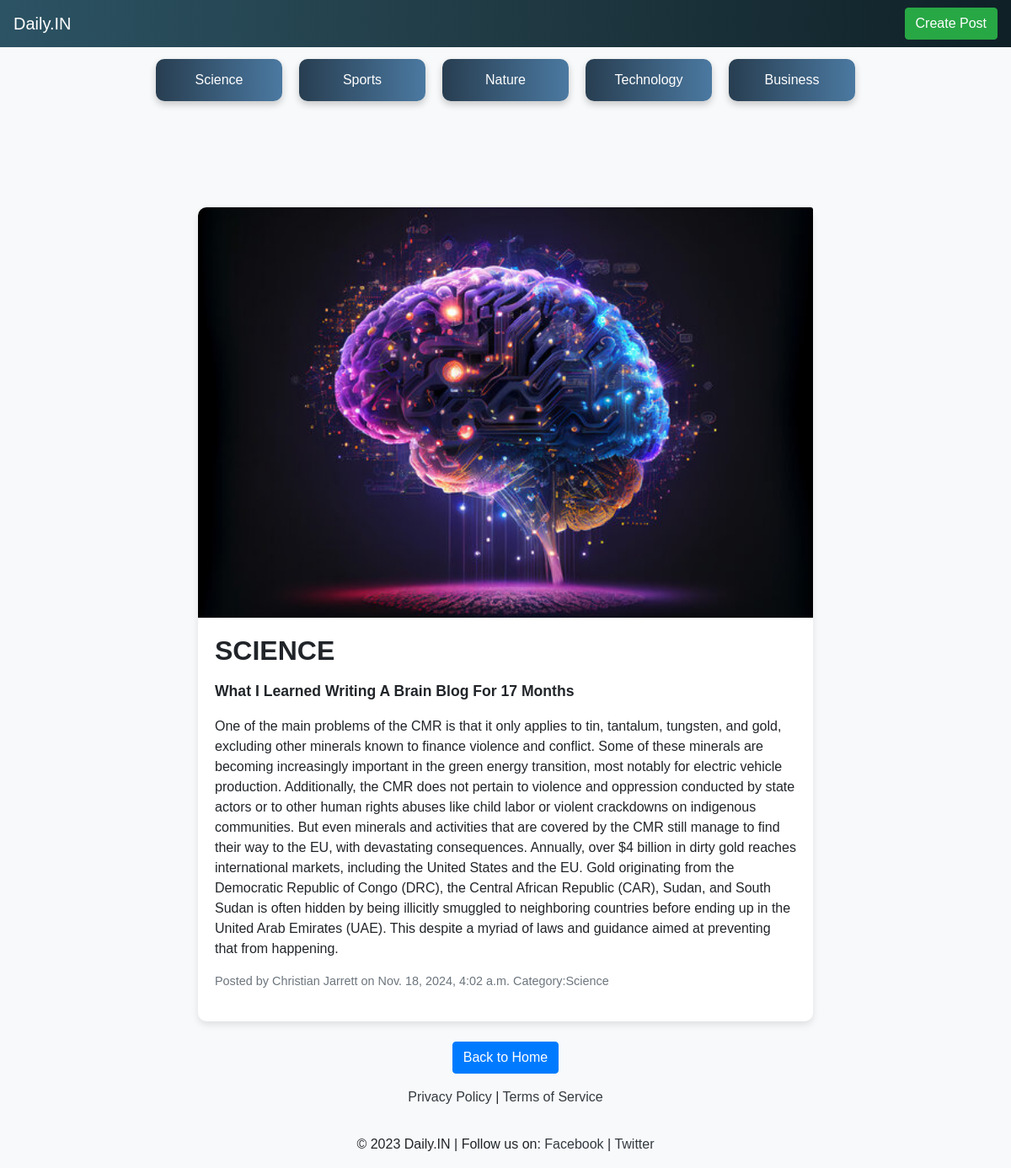
Page /category/1 on the committed database.
### home/models.py (models this page shows, shortened)
class Category(models.Model):
    category = models.CharField(max_length=30)
    def __str__(self):
        return self.category

class News(models.Model):
    image = models.ImageField(upload_to='product', default='path/to/default/image.jpg')  # Provide a valid default image path
    heading = models.CharField(max_length=30)
    details = models.TextField()
    name = models.CharField(max_length=30)
    para = models.TextField()
    date = models.DateTimeField(auto_now=True)
    category = models.ForeignKey(Category, on_delete=models.CASCADE, null=True, blank=True)

### home/views.py (the view)
# urls.py: path('category/<int:c_id>',catfn),
def catfn(request,c_id):
    x=News.objects.filter(category=c_id)
    y=Category.objects.all()
    return render(request,'category.html',{'post':x,'cat':y})

### home/templates/category.html (shortened to what this page needs)
{% load static %}
<!DOCTYPE html>
<html lang="en">
<head>
    <link rel="stylesheet" href="https://cdn.jsdelivr.net/npm/bootstrap@4.0.0/dist/css/bootstrap.min.css">
    <link rel="stylesheet" href="{% static 'css/v1.css' %}">
</head>
<body>
    <nav class="navbar navbar-expand-lg fixed-top">
        <a class="navbar-brand" href="/">Daily.IN</a>
        <div class="collapse navbar-collapse" id="navbarNav">
            <div class="ml-auto">
                <a href="admin/home/news/" class="btn btn-success">Create Post</a>
            </div>
        </div>
    </nav>
    <div class="divsub">
        {% for i in cat %}
            <a href="/category/{{i.id}}">
                {{i.category}}
            </a>
        {% endfor %}
    </div>
   {% for i in post %}
        <div class="container mt-5 pt-5">
            <div class="row">
                <div class="col-md-8 offset-md-2">
                    <div class="card mb-4">
                        <img src="{{ i.image.url }}" class="card-img-top" alt="{{ i.heading }}">
                        <div class="card-body">
                            <h2 class="card-title">{{ i.heading }}</h2>
                            <p class="card-text">{{ i.details }}</p>
                            <p>{{i.para}}</p>
                            <p class="text-muted">Posted by {{ i.name }} on {{ i.date }}  Category:{{i.category}}</p>
                        </div>
                    </div>
                    <div class="text-center">
                        <a href="/" class="btn btn-primary">Back to Home</a>
                    </div>
                </div>
            </div>
        </div>
    {% endfor %}
    <footer class="bg-light text-center text-lg-start">
        <div class="text-center p-3">
            <a href="#" class="text-dark">Privacy Policy</a> |
            <a href="#" class="text-dark">Terms of Service</a>
        </div>
        <div class="text-center p-3">
            © 2023 Daily.IN | Follow us on:
            <a href="#" class="text-dark">Facebook</a> |
            <a href="#" class="text-dark">Twitter</a>
        </div>
    </footer>
</body>
</html>

### home/static/css/v1.css (style rules this page uses)
body { background-color: #f8f9fa; font-family: Arial, sans-serif; }
.card { border: none; border-radius: 10px; box-shadow: 0 4px 8px rgba(0, 0, 0, 0.1); }
.card-img-top { border-top-left-radius: 10px; }
.card-title { font-size: 2rem; font-weight: bold; margin-bottom: 15px; }
.card-text { font-size: 1.1rem; line-height: 1.6; }
.text-muted { font-size: 0.9rem; margin-top: 10px; }
.btn-primary { background-color: #007bff; }
.navbar { background: #0F2027; background: -webkit-linear-gradient(to right, #2C5364, #203A43, #0F2027); background: linear-gradient(to right, #2C5364, #203A43, #0F2027); color: white; }
.navbar a { color: white; }
.card-text { font-weight: bolder; }
.divsub { display: flex; flex-wrap: wrap; justify-content: center; padding: 20px; margin-top: 40px; }
.divsub a { display: flex; align-items: center; justify-content: center; width: 150px; height: 50px; margin: 10px; color: white; text-decoration: none; border-radius: 10px; box-shadow: 0 4px 8px rgba(0, 0, 0, 0.2); transition: transform 0.2s, background-color 0.3s; background: #4B79A1; background: -webkit-linear-gradient(to right, #283E51, #4B79A1); background: linear-gradient(to right, #283E51, #4B79A1); }

### rows in the picture
Category: category "Science"
Category: category "Sports"
Category: category "Nature"
Category: category "Technology"
Category: category "Business"
News: image (picture), heading "SCIENCE", details "What I Learned Writing A Brain Blog For 17 Months", para "One of the main problems of the CMR is that it only applies to tin, tantalum, tungsten, and gold, excluding other minerals known to finance violence and conflict. Some of these minerals are becoming increasingly important in the green energy transition, most notably for electric vehicle production. Additionally, the CMR does not pertain to violence and oppression conducted by state actors or to other human rights abuses like child labor or violent crackdowns on indigenous communities. But even minerals and activities that are covered by the CMR still manage to find their way to the EU, with devastating consequences. Annually, over $4 billion in dirty gold reaches international markets,…", name "Christian Jarrett", date "Nov. 18, 2024, 4:02 a.m.", category "Science"
